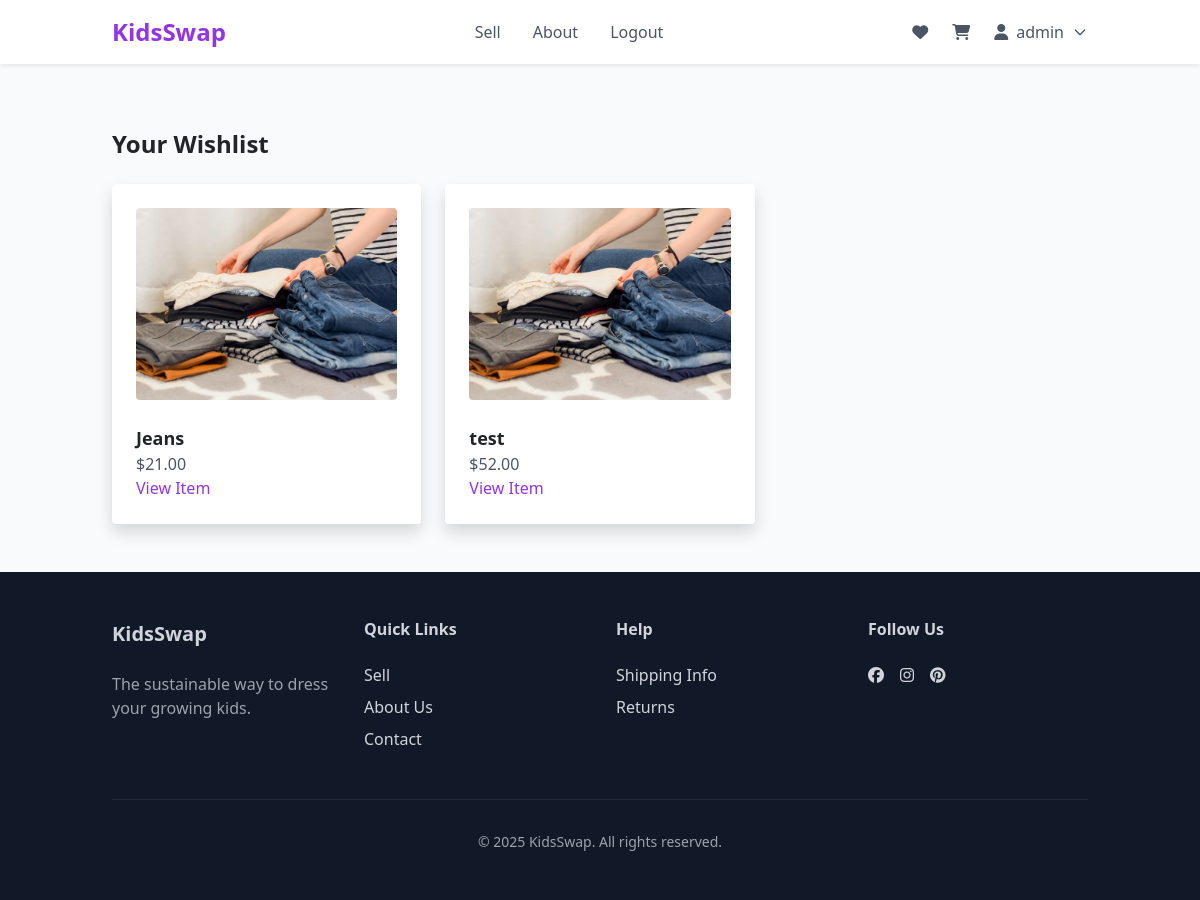
/wishlist/ (signed in), run on an earlier commit of the app's database.
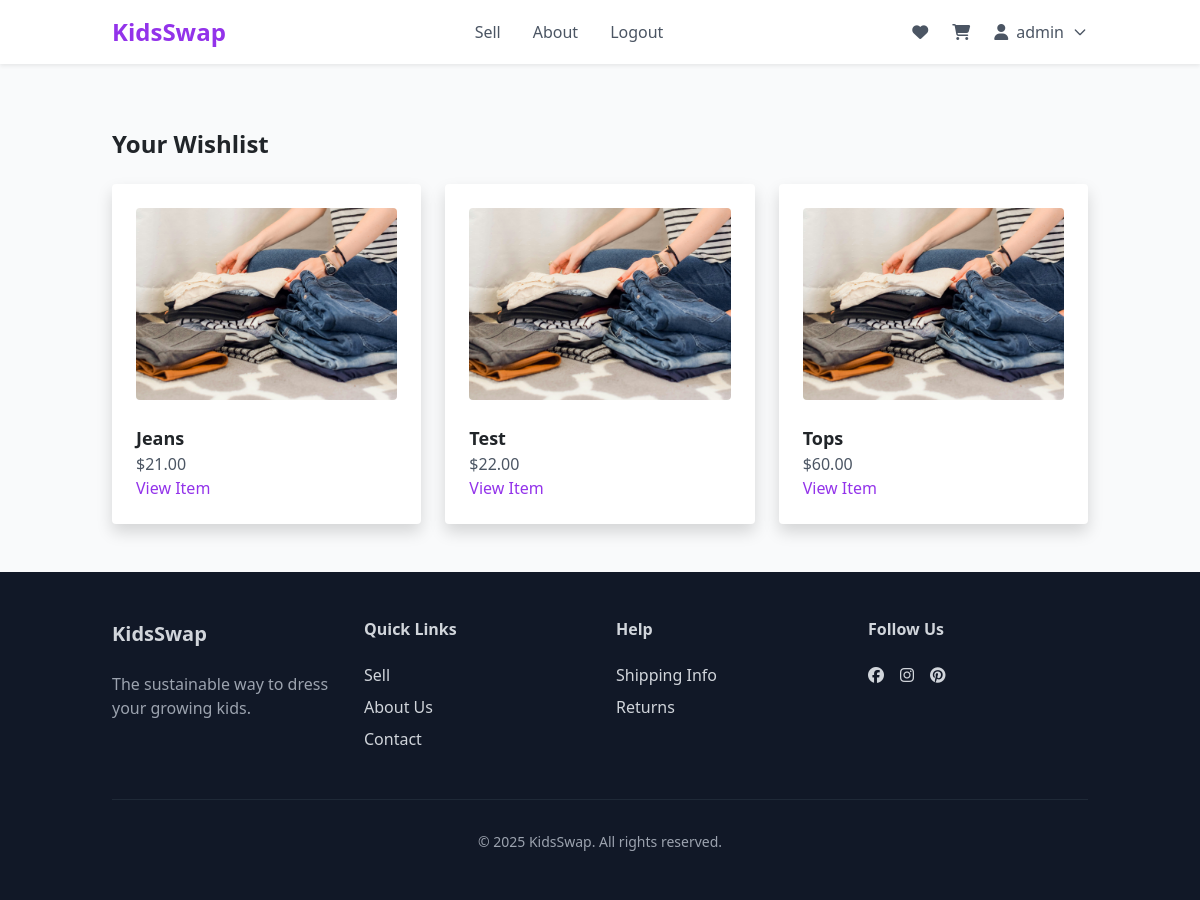
And on a later commit of the database.
### marketplace/models.py (models this page shows, shortened)
class WishlistItem(models.Model):
    user = models.ForeignKey(User, on_delete=models.CASCADE)
    item = models.ForeignKey(ClothingItem, on_delete=models.CASCADE)
    added_at = models.DateTimeField(auto_now_add=True)
    class Meta:
        unique_together = ('user', 'item')  # Prevent duplicate entries

class ClothingItem(models.Model):
    CATEGORY_CHOICES = [
        ('Tops', 'Tops'),
        ('Bottoms', 'Bottoms'),
        ('Shoes', 'Shoes'),
        ('Outerwear', 'Outerwear'),
        ('Accessories', 'Accessories'),
    ]
    CONDITION_CHOICES = [
        ('New', 'New'),
        ('Like New', 'Like New'),
        ('Used', 'Used'),
        ('Well Loved', 'Well Loved'),
    ]
    AGE_GROUP_CHOICES = [
        ('baby', 'Baby (0-24m)'),
        ('toddler', 'Toddler (2-4y)'),
        ('kids', 'Kids (4-7y)'),
        ('big_kids', 'Big Kids (8-12y)'),
    ]
    seller = models.ForeignKey(User, on_delete=models.CASCADE)
    title = models.CharField(max_length=100)
    description = models.TextField()
    price = models.DecimalField(max_digits=6, decimal_places=2)
    category = models.CharField(max_length=20, choices=CATEGORY_CHOICES)
    condition = models.CharField(max_length=20, choices=CONDITION_CHOICES)
    size = models.CharField(max_length=20)
    image = models.ImageField(upload_to='clothing_images/')
    age_group = models.CharField(max_length=20, choices=AGE_GROUP_CHOICES, default='kids')
    is_featured = models.BooleanField(default=False)
    created_at = models.DateTimeField(auto_now_add=True)

### marketplace/views.py (the view)
# urls.py: path('wishlist/', views.wishlist_view, name='wishlist'),
@login_required
def wishlist_view(request):
    wishlist_items = WishlistItem.objects.filter(user=request.user).select_related('item')
    messages.info(request, "Here are the items in your wishlist.")
    return render(request, 'marketplace/wishlist.html', {
        'wishlist_items': wishlist_items
    })

### marketplace/templates/marketplace/wishlist.html
{% extends "base.html" %}
{% load static %}
{% block content %}
<div class="container mx-auto px-4 py-12">
    <h1 class="text-2xl font-bold mb-6">Your Wishlist</h1>
    <div class="grid grid-cols-1 md:grid-cols-3 gap-6">
        {% for entry in wishlist_items %}
            <div class="bg-white shadow rounded p-4">
                <img src="{{ entry.item.image.url }}" alt="{{ entry.item.title }}" class="w-full h-48 object-cover rounded mb-4">
                <h2 class="text-lg font-semibold">{{ entry.item.title }}</h2>
                <p class="text-gray-600">${{ entry.item.price }}</p>
                <a href="{% url 'item_detail' item_id=entry.item.id %}" class="text-purple-600 hover:underline">View Item</a>
            </div>
        {% empty %}
            <p>No items in your wishlist yet.</p>
        {% endfor %}
    </div>
</div>
{% endblock %}

### templates/base.html (shortened to what this page needs)
{% load static %}
<!DOCTYPE html>
<html lang="en">
<head>
    <link rel="stylesheet" href="https://cdnjs.cloudflare.com/ajax/libs/font-awesome/6.5.0/css/all.min.css">
    <link href="https://cdn.jsdelivr.net/npm/bootstrap@5.1.3/dist/css/bootstrap.min.css" rel="stylesheet">
    <script src="https://cdn.tailwindcss.com"></script>
    <link rel="stylesheet" href="https://cdn.jsdelivr.net/npm/swiper@11/swiper-bundle.min.css"/>
    <link rel="stylesheet" href="{% static 'css' %}">
</head>
<body>
    <div id="wrapper" class="min-h-screen bg-gray-50">
        <header id="header" class="bg-white shadow-sm fixed w-full z-50">
        <div class="container mx-auto px-4" x-data="{ mobileMenuOpen: false }">
            <div class="flex items-center justify-between h-16">
            <a href="/" class="text-2xl font-bold text-purple-600">KidsSwap</a>
            <nav class="hidden md:flex space-x-8">
            <a href="{% url 'create_clothing_item' %}" class="text-gray-600 hover:text-purple-600">Sell</a>
            <a href="{% url 'about' %}" class="text-gray-600 hover:text-purple-600">About</a>
            {% if user.is_authenticated %}
                <form action="{% url 'logout' %}" method="post" class="inline">
                <button type="submit" class="text-gray-600 hover:text-purple-600">Logout</button>
                </form>
            {% else %}
                <a href="{% url 'login' %}" class="text-gray-600 hover:text-purple-600">Login</a>
                <a href="{% url 'signup' %}" class="text-gray-600 hover:text-purple-600">Sign Up</a>
            {% endif %}
            </nav>
            <div class="hidden md:flex items-center space-x-6">
            <a href="{% url 'wishlist' %}" class="text-gray-600 hover:text-purple-600">
                <i class="fa-solid fa-heart"></i>
            </a>
            <a href="{% url 'cart' %}" class="text-gray-600 hover:text-purple-600 relative">
                <i class="fa-solid fa-cart-shopping"></i>
            </a>
            <div x-data="{ open: false }" class="relative">
            {% if user.is_authenticated %}
                <button @click="open = !open"
                        class="flex items-center gap-2 text-gray-600 hover:text-purple-600 focus:outline-none"
                        aria-label="User menu">
                <i class="fa-solid fa-user"></i>
                <span class="hidden sm:inline">{{ user.username }}</span>
                <svg class="h-4 w-4" fill="none" stroke="currentColor" viewBox="0 0 24 24">
                    <path stroke-linecap="round" stroke-linejoin="round" stroke-width="2"
                        d="M19 9l-7 7-7-7" />
                </svg>
                </button>
            {% endif %}
            </div>
            </div>
            </div>
        </div>
        </header>
        <main class="pt-20">
            {% block content %}{% endblock %}
        </main>
        <footer id="footer" class="bg-gray-900 text-gray-300 py-12">
            <div class="container mx-auto px-4">
                <div class="grid grid-cols-1 md:grid-cols-4 gap-8">
                    <div>
                        <h3 class="text-xl font-bold mb-4">KidsSwap</h3>
                        <p class="text-gray-400">The sustainable way to dress your growing kids.</p>
                    </div>
                    <div>
                        <h4 class="font-semibold mb-4">Quick Links</h4>
                        <ul class="space-y-2">
                            <li><a href="{% url 'create_clothing_item' %}" class="hover:text-white">Sell</a></li>
                            <li><a href="{% url 'about' %}" class="hover:text-white">About Us</a></li>
                            <li><a href="{% url 'contact' %}" class="hover:text-purple-600">Contact</a></li>
                        </ul>
                    </div>
                    <div>
                        <h4 class="font-semibold mb-4">Help</h4>
                        <ul class="space-y-2">
                            <li><a href="{% url 'shipping' %}" class="hover:text-purple-600">Shipping Info</a></li>
                            <li><a href="{% url 'returns' %}" class="hover:text-purple-600">Returns</a></li>
                        </ul>
                    </div>
                    <div>
                        <h4 class="font-semibold mb-4">Follow Us</h4>
                        <div class="flex space-x-4">
                            <a href="#" class="hover:text-white"><i class="fa-brands fa-facebook"></i></a>
                            <a href="#" class="hover:text-white"><i class="fa-brands fa-instagram"></i></a>
                            <a href="#" class="hover:text-white"><i class="fa-brands fa-pinterest"></i></i></a>
                        </div>
                    </div>
                </div>
                <div class="border-t border-gray-800 mt-12 pt-8 text-center text-sm text-gray-400">
                    <p>&copy; 2025 KidsSwap. All rights reserved.</p>
                </div>
            </div>
        </footer>
    </div>
</body>
</html>

What changed in the data, as far as the page shows it:
removed WishlistItem: item.image (picture), item "test", item.price "52.00"
added WishlistItem: item.image (picture), item "Test", item.price "22.00"
added WishlistItem: item.image (picture), item "Tops", item.price "60.00"
